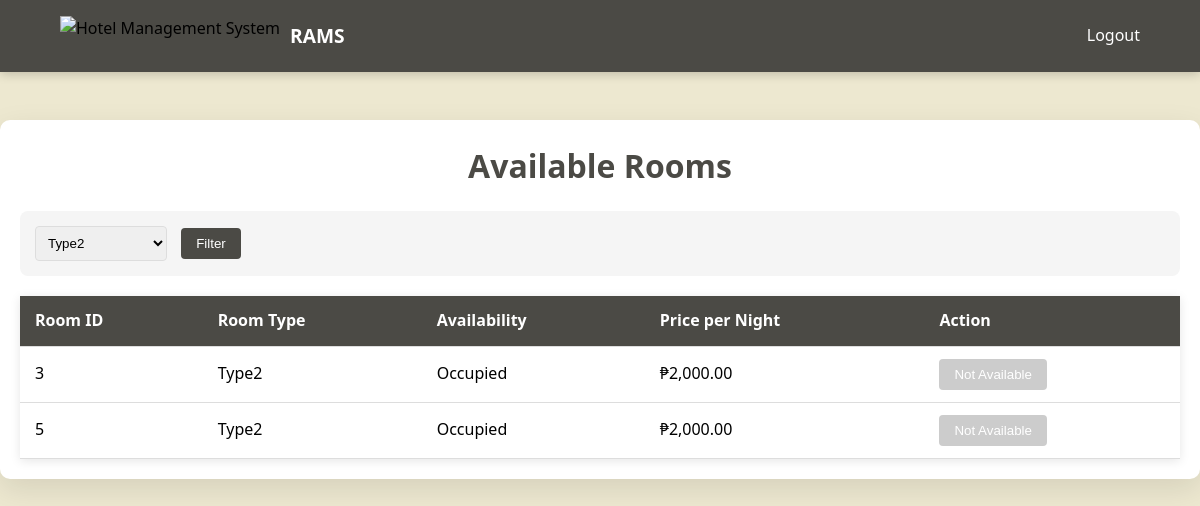
The page /customer_dashboard.php?type=Type2 (signed in) on the database its author committed.
### tables this page shows
CREATE TABLE `tblroom` (
  `roomid` int(11) NOT NULL,
  `customerid` int(11) DEFAULT NULL,
  `isAvailable` tinyint(1) NOT NULL,
  `dateFrom` date NOT NULL,
  `dateTo` date NOT NULL,
  `roomType` varchar(50) NOT NULL,
  `price` decimal(10,2) NOT NULL
);

### customer_dashboard.php (the view, shortened to what this page needs)
<?php
    require_once 'conn.php';
    try {
        $selectedType = isset($_GET['type']) ? $_GET['type'] : '';
        $queryRooms = "SELECT roomid, customerid, isAvailable, dateFrom, dateTo, roomType, price FROM tblroom";
        if (!empty($selectedType)) {
            $queryRooms .= " WHERE roomType = '" . $connection->real_escape_string($selectedType) . "'";
        }
        $roomResultset = $connection->query($queryRooms);
        $typeQuery = "SELECT DISTINCT roomType FROM tblroom ORDER BY roomType";
        $typeResult = $connection->query($typeQuery);
        $roomTypes = [];
        if ($typeResult) {
            while ($row = $typeResult->fetch_assoc()) {
                $roomTypes[] = $row['roomType'];
            }
        }
    } catch (Exception $e) {
        error_log("Error in customer_dashboard.php: " . $e->getMessage());
        $error = "Error loading rooms: " . $e->getMessage();
    }
?>
<!DOCTYPE html>
<html>
<head>
    <link rel="stylesheet" href="css/indexStyle.css">
</head>
<body>
    <nav class="navbar">
        <div class="nav-container">
            <div class="logo">
                <img src="https://www.adaptivewfs.com/wp-content/uploads/2020/07/logo-placeholder-image.png" alt="Hotel Management System">
                <h1>RAMS</h1>
            </div>
            <div class="nav-menu">
                <a href="index.php#home">Logout</a>
            </div>
        </div>
    </nav>
    <div class="content">
        <h1>Available Rooms</h1>
        <div class="filter-section">
            <form method="GET" action="" id="filterForm">
                <select name="type" id="roomTypeFilter">
                    <?php foreach ($roomTypes as $type): ?>
                        <option value="<?php echo htmlspecialchars($type); ?>"
                                <?php echo ($selectedType === $type) ? 'selected' : ''; ?>>
                            <?php echo htmlspecialchars($type); ?>
                        </option>
                    <?php endforeach; ?>
                </select>
                <button type="submit">Filter</button>
            </form>
        </div>
        <?php if (isset($error)): ?>
            <div class="error-message"><?php echo $error; ?></div>
        <?php else: ?>
            <div class="table-responsive">
                <table>
                    <thead>
                        <tr>
                            <th>Room ID</th>
                            <th>Room Type</th>
                            <th>Availability</th>
                            <th>Price per Night</th>
                            <th>Action</th>
                        </tr>
                    </thead>
                    <tbody>
                        <?php while($room = $roomResultset->fetch_assoc()): ?>
                            <tr>
                                <td><?php echo htmlspecialchars($room['roomid']); ?></td>
                                <td><?php echo htmlspecialchars($room['roomType']); ?></td>
                                <td><?php echo $room['isAvailable'] ? 'Available' : 'Occupied'; ?></td>
                                <td>₱<?php echo number_format($room['price'] ?? 0, 2); ?></td>
                                <td>
                                    <button class="book-btn" onclick="openBookingForm(<?php echo $room['roomid']; ?>)" <?php echo !$room['isAvailable'] ? 'disabled' : ''; ?>>
                                        <?php echo $room['isAvailable'] ? 'Book Now' : 'Not Available'; ?>
                                    </button>
                                </td>
                            </tr>
                        <?php endwhile; ?>
                    </tbody>
                </table>
            </div>
        <?php endif; ?>
    </div>
</body>
</html>

### css/indexStyle.css (style rules this page uses)
:root { --primary-color: #4b4a45; --secondary-color: #000; --accent-color: #fff; --dark-color: #4b4a45; --light-color: #ede8d0; --button-color: #adad00; --text-color: #000; --transition: all 0.3s ease; }
* { box-sizing: border-box; margin: 0; padding: 0; }
body { font-family: 'Segoe UI', Tahoma, Geneva, Verdana, sans-serif; line-height: 1.6; color: var(--text-color); background-color: var(--light-color); }
.navbar { position: fixed; top: 0; width: 100%; background-color: var(--primary-color); padding: 1rem 0; z-index: 1000; backdrop-filter: blur(5px); box-shadow: 0 2px 10px rgba(0, 0, 0, 0.2); }
.nav-container { display: flex; justify-content: space-between; align-items: center; width: 90%; max-width: 1200px; margin: 0 auto; }
.logo { display: flex; align-items: center; gap: 10px; }
.logo img { height: 40px; }
.logo h1 { color: #fff; font-size: 1.2rem; font-weight: 600; }
.nav-menu { display: flex; gap: 2rem; }
.nav-menu a { color: #fff; text-decoration: none; transition: var(--transition); }

### customer_dashboard.php (style rules this page uses)
.content { max-width: 1200px; margin: 120px auto 30px auto; padding: 20px; background-color: #fff; border-radius: 10px; box-shadow: 0 10px 30px rgba(0,0,0,0.1); overflow-x: auto; }
.content h1 { color: var(--primary-color); text-align: center; margin-bottom: 20px; }
.filter-section { margin-bottom: 20px; padding: 15px; background: #f5f5f5; border-radius: 8px; display: flex; gap: 10px; align-items: center; }
.filter-section select { padding: 8px; border: 1px solid #ddd; border-radius: 4px; margin-right: 10px; }
.filter-section button { padding: 8px 15px; background-color: var(--primary-color); color: white; border: none; border-radius: 4px; cursor: pointer; }
table { width: 100%; border-collapse: collapse; margin-top: 20px; background: white; box-shadow: 0 2px 10px rgba(0,0,0,0.1); }
th, td { padding: 12px 15px; text-align: left; border-bottom: 1px solid #ddd; }
th { background-color: var(--primary-color); color: white; font-weight: bold; }
.book-btn { padding: 8px 15px; background-color: var(--primary-color); color: white; border: none; border-radius: 4px; cursor: pointer; text-decoration: none; display: inline-block; }
.book-btn:disabled { background-color: #ccc; cursor: not-allowed; }

### rows shown on the page
tblroom: roomid "3", roomType "Type2", isAvailable "Occupied", price "2,000.00"
tblroom: roomid "5", roomType "Type2", isAvailable "Occupied", price "2,000.00"

### other values the page prints
form field type "Type2"
